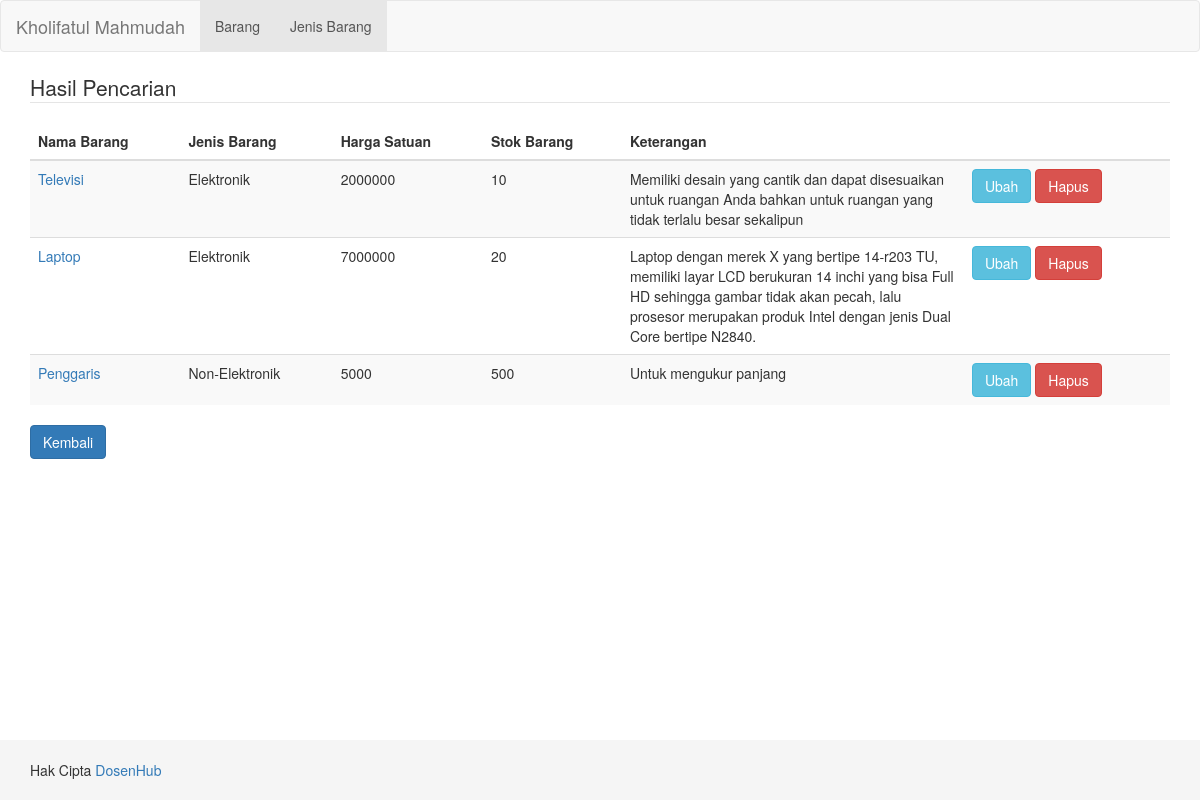
The app's page /index.php/barang/hasil with its own data.
### tables this page shows
CREATE TABLE `barang` (
  `id_barang` int(11) NOT NULL,
  `jenis_barang` int(11) DEFAULT NULL,
  `nama_barang` varchar(50) DEFAULT NULL,
  `harga_satuan` int(11) DEFAULT NULL,
  `stok_barang` int(11) DEFAULT NULL,
  `keterangan` text
);

CREATE TABLE `jenisbarang` (
  `id_jenis` int(11) NOT NULL,
  `nama_jenis` varchar(50) DEFAULT NULL
);

### application/controllers/Barang.php (called while the page is built, shortened)
<?php
    class Barang extends CI_Controller {
        public function __construct()
        {
            $this->load->helper('url', 'form');
            $this->load->library('form_validation');
		    $this->load->library('pagination');
            $this->load->model('Barang_model');
        }
        public function hasil()
        {
            $barang = $this->Barang_model->get_jenisbarang();
            $cari = $this->Barang_model->cari();
            $data2 = [
                'barang' => $barang,
                'cari' => $cari
            ];
            $this->load->view('barang/searchresult', $data2);
        }
    }

### index.php (called while the page is built, shortened)
<?php
require_once BASEPATH.'core/CodeIgniter.php';

### application/models/Barang_model.php (called while the page is built, shortened)
<?php
    class Barang_model extends CI_Model {
        public function cari()
	    {
            $cari = $this->input->GET('cari', TRUE);
            $data = $this->db->query("SELECT * from barang where nama_barang like '%$cari%' ");
            return $data->result();
	    }
        public function get_jenisbarang()
        {
            $query = $this->db->get('jenisbarang');
            return $query->result();
        }
    }

### application/views/barang/searchresult.php (the view)
<?php $this->load->view('layouts/base_start') ?>
<div class="container">
  <legend>Hasil Pencarian </legend>
  <?php if (isset($cari)) { ?>
  <table class="table table-striped">
    <thead>
        <th>Nama Barang</th>
        <th>Jenis Barang</th>
        <th>Harga Satuan</th>
        <th>Stok Barang</th>
        <th width="30%">Keterangan</th>
        <th></th>
    </thead>
    <tbody>
    <?php if(count($cari) > 0 ) {
    foreach ($cari as $data) { ?>
    <tr>
      <td>
        <a href="<?php echo base_url('jenisbarang/show/'.$data->id_barang) ?>">
        <?php echo $data->nama_barang ?>
      </td>
      <td>
      <?php foreach ($barang as $b)
        {
          if($b->id_jenis == $data->jenis_barang)
          {
            echo $b->nama_jenis;
          }
        }
      ?>
      </td>
      <td>
        <?php echo $data->harga_satuan ?>
      </td>
      <td>
        <?php echo $data->stok_barang ?>
      </td>
      <td>
        <?php echo $data->keterangan ?>
      </td>
      <td>
        <?php echo form_open('barang/destroy/'.$data->id_barang)  ?>
        <a class="btn btn-info" href="<?php echo base_url('barang/edit/'.$data->id_barang) ?>">
          Ubah
        </a>
        <button type="submit" class="btn btn-danger" onclick="return confirm('Apakah anda yakin?')">Hapus</button>
        <?php echo form_close() ?>
      </td>
    </tr>
    <?php } ?>
    </tbody>
    </table>
    <?php } ?>
    <?php } else { ?>
    <div>Tidak ada data</div>
    <?php } ?>
    <a class="btn btn-primary" href="<?php echo base_url('barang/index') ?>">
    Kembali
    </a>
</div>
<?php $this->load->view('layouts/base_end') ?>

### application/views/layouts/base_start.php (shortened to what this page needs)
<!DOCTYPE html>
<html lang="en">
    <head>
        <link href="<?php echo base_url('assets/css/bootstrap.min.css') ?>" rel="stylesheet">
    </head>
    <body>
    <?php $this->load->view('layouts/header') ?>

### application/views/layouts/header.php (shortened to what this page needs)
<nav class="navbar navbar-default" role="navigation">
    <div class="navbar-header">
    <a class="navbar-brand" href="<?php echo base_url() ?>">
    Kholifatul Mahmudah
    </a>
    </div>
<div class="collapse navbar-collapse navbar-ex1-collapse">
    <ul class="nav navbar-nav">
        <li class="active"><a href="<?php echo base_url('barang') ?>">Barang</a>
    </ul>
    <ul class="nav navbar-nav">
        <li class="active"><a href="<?php echo base_url('jenisbarang') ?>">Jenis Barang</a>
    </ul>
</div>
</nav>

### application/views/layouts/footer.php
<footer class="footer">
    <div class="container">
        <p class="text-footer">
        Hak Cipta <a href="https://github.com/dosenhub">DosenHub</a>
        </p>
    </div>
</footer>

### application/views/layouts/base_end.php
<?php
    $this->load->view('layouts/footer') ?>
    </body>
</html>

### application/views/layouts/base_start.php (style rules this page uses)
.footer { position: absolute; bottom: 0; width: 100%; height: 60px; background-color: #f5f5f5; }
.container .text-footer { margin: 20px 0; }

### records on screen
barang: nama_barang "Televisi", harga_satuan "2000000", stok_barang "10", keterangan "Memiliki desain yang cantik dan dapat disesuaikan untuk ruangan Anda bahkan untuk ruangan yang tidak terlalu besar sekalipun"
jenisbarang: nama_jenis "Elektronik"
barang: nama_barang "Laptop", harga_satuan "7000000", stok_barang "20", keterangan "Laptop dengan merek X yang bertipe 14-r203 TU, memiliki layar LCD berukuran 14 inchi yang bisa Full HD sehingga gambar tidak akan pecah, lalu prosesor merupakan produk Intel dengan jenis Dual Core bertipe N2840."
barang: nama_barang "Penggaris", harga_satuan "5000", stok_barang "500", keterangan "Untuk mengukur panjang"
jenisbarang: nama_jenis "Non-Elektronik"
